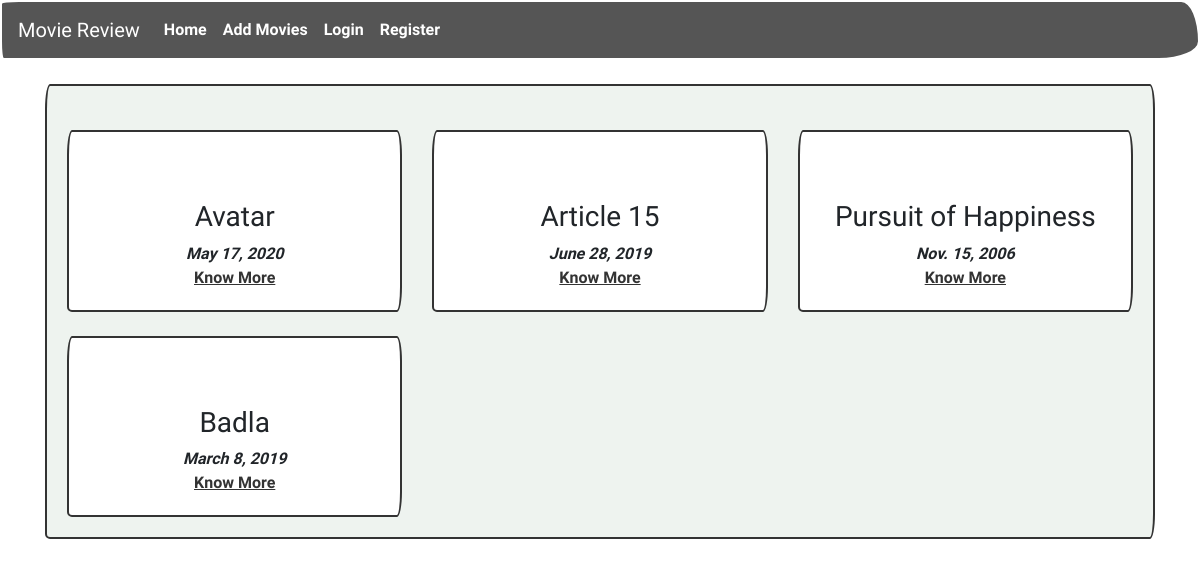
Before: / with the older database file.
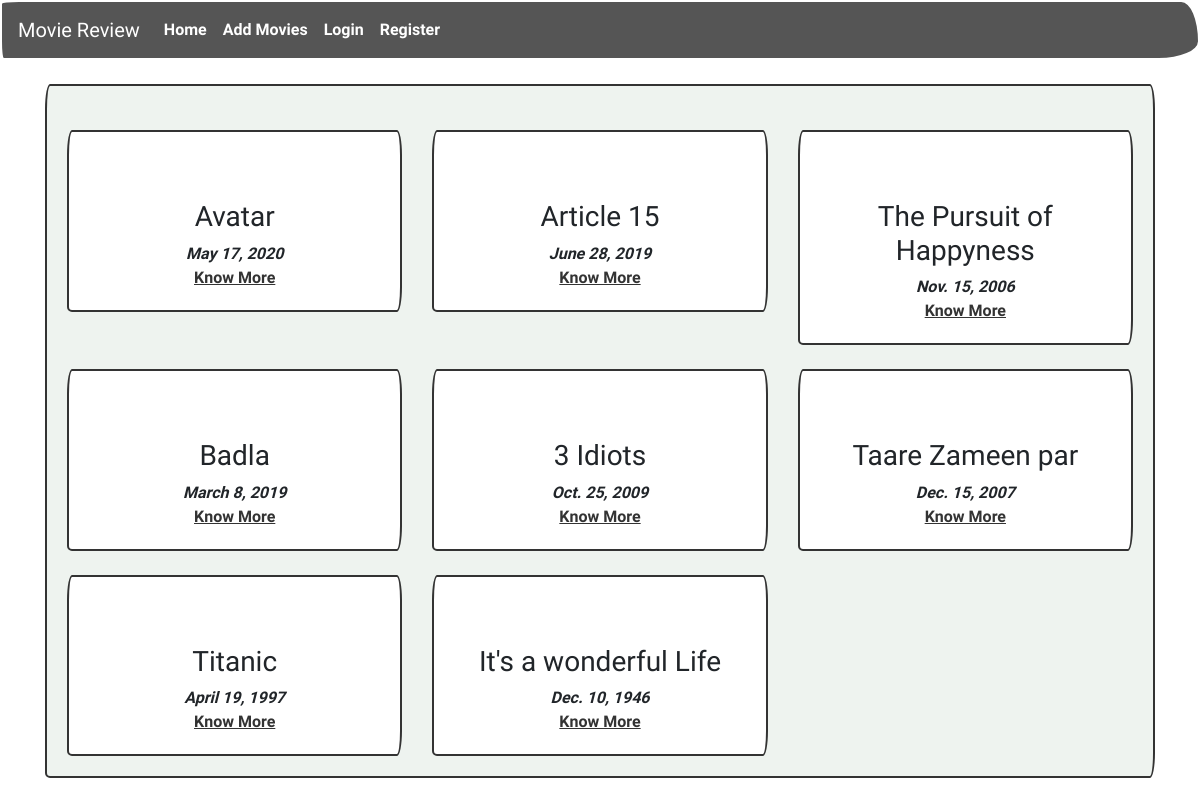
After: the same page with the newer database file.
### review/models.py (models this page shows, shortened)
class Movie(models.Model):
    name = models.CharField(max_length = 300)
    director = models.CharField(max_length=300)
    cast = models.CharField(max_length=500)
    description = models.TextField(max_length = 800)
    release_date = models.DateField()
    averageRating = models.FloatField(default = 0)
    image = models.URLField(default = None, null=True)

### review/views.py (the view)
# urls.py: 2. Add a URL to urlpatterns:  path('', views.home, name='home')
def home(request):
    allmovies = Movie.objects.all()
    context = {
        "movies": allmovies,
    }
    return render(request,'review/index.html',context)

### review/templates/review/index.html (shortened to what this page needs)
{% extends 'review/base.html' %}
{% block content %}
<div class="container">
    <br>
    <div class="card" id="backdrop">
        <div class="card-body">
            <div class="row">
                {% for movie in movies %}
                <div class="col-md-4">
                    <br>
                    <div class="card">
                        <div class="card-body">
                            <br>
                            <div class="text-center">
                            <h3 class="text-center">{{movie.name}}</h3>
                            <i class="text-center">{{ movie.release_date }}</i>
                            <br>
                            <a href='{% url "review:detail" movie.id %}'>Know More</a>
                        </div>
                        </div>
                    </div>
                </div>
                {% endfor %}
            </div>
        </div>
    </div>
</div>
{% endblock %}

### review/templates/review/base.html (shortened to what this page needs)
<!doctype html>
<html lang="en">
  <head>
    <link rel="stylesheet" href="https://stackpath.bootstrapcdn.com/bootstrap/4.5.0/css/bootstrap.min.css">
    <link rel="stylesheet" href="https://bootswatch.com/4/sketchy/bootstrap.min.css">
    {% load staticfiles %}
    <link rel="stylesheet" href='{% static "css/main.css" %}'>
  </head>
  <body>
    <nav class="navbar navbar-expand-lg navbar-dark bg-dark text-white ">
        <a class="navbar-brand" href='{% url "review:home" %}'>Movie Review</a>
        <div class="collapse navbar-collapse" id="navbarSupportedContent">
          <ul class="navbar-nav mr-auto">
            <li class="nav-item active">
              <a class="nav-link" href='{% url "review:home" %}'>Home <span class="sr-only">(current)</span></a>
            </li>
            <li class="nav-item">
              <a class="nav-link" href='{% url "review:add_movies" %}'>Add Movies</a>
            </li>
            {% if user.is_authenticated %}
            <li class="nav-item dropdown">
              <a class="nav-link dropdown-toggle" href="#" id="navbarDropdown" role="button" data-toggle="dropdown" aria-haspopup="true" aria-expanded="false">
                {{user.username}}
              </a>
              <div class="dropdown-menu" aria-labelledby="navbarDropdown">
                <div class="dropdown-divider"></div>
                <a class="dropdown-item" href='{% url "accounts:logout" %}'> Logout</a>
              </div>
            </li>
            {% else %}
            <li class="nav-item">
                <a class="nav-link" href='{% url "accounts:login" %}'>Login</a>
            </li>
            <li class="nav-item">
                <a class="nav-link" href='{% url "accounts:register" %}'>Register</a>
            </li>
            {% endif %}
          </ul>
        </div>
      </nav>
    {% block content %}
    {% endblock %}
  </body>
</html>

### review/static/css/main.css (style rules this page uses)
#backdrop { background-color: #eef3ef; }

Changed rows visible on the page:
changed Movie: name "Pursuit of Happiness" → "The Pursuit of Happyness"
added Movie: name "3 Idiots", release_date "Oct. 25, 2009"
added Movie: name "Taare Zameen par", release_date "Dec. 15, 2007"
added Movie: name "Titanic", release_date "April 19, 1997"
added Movie: name "It's a wonderful Life", release_date "Dec. 10, 1946"
